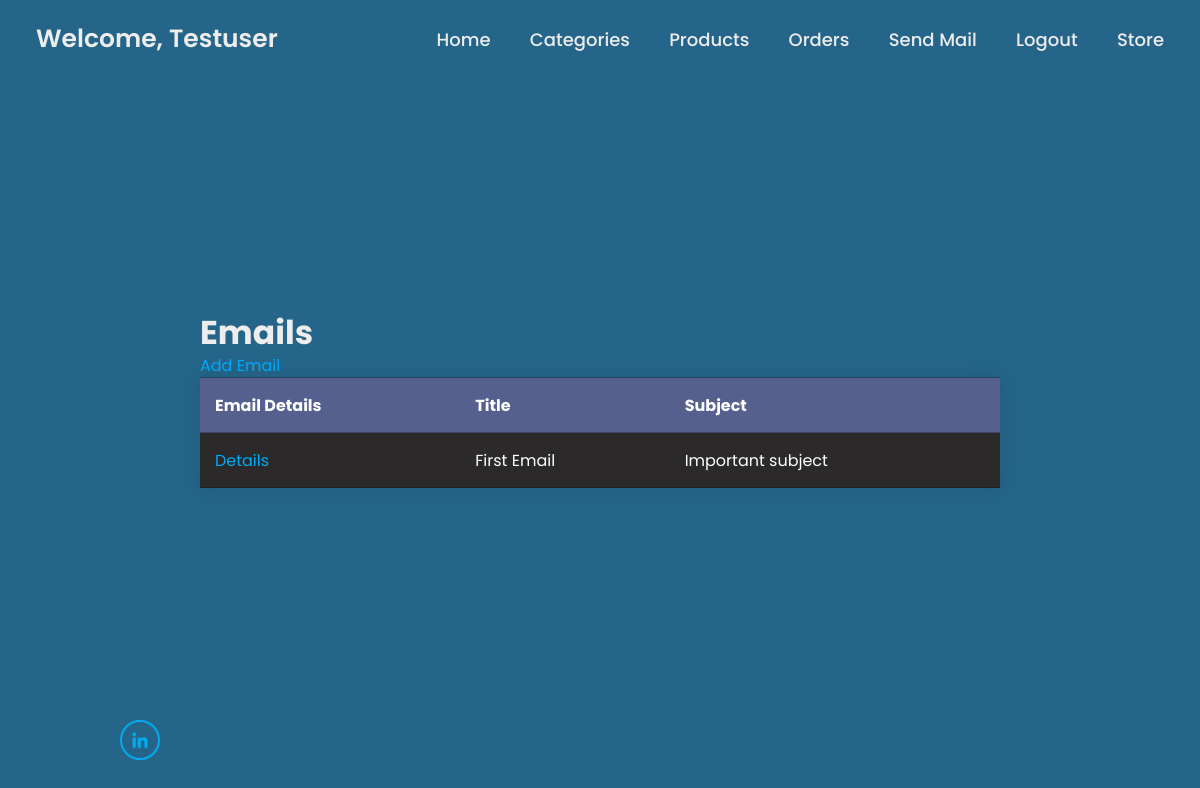
The page /emails/ (signed in) on the database its author committed.
### accounts/models.py (models this page shows, shortened)
class User(AbstractUser):
    email = models.EmailField(max_length=254, unique=True)
    username = models.CharField(max_length=150, blank=True, unique=False)
    profile_img = models.ImageField(null=True, blank=True, upload_to='images/', default='images/default/default.jpg')
    USERNAME_FIELD = 'email'
    EMAIL_FIELD = 'email'
    REQUIRED_FIELDS = []

### mail/models.py (models this page shows, shortened)
class Email(models.Model):
    BOOL_CHOICES = ((True, 'All USERS'), (False, 'SELECTED USERS'))
    title = models.CharField(max_length=150, null=True, blank=True, default='Title for Email')
    subject = models.CharField(max_length=150, null=True, blank=True, default='Store Subject')
    body = models.TextField(max_length='600', null=True, blank=True, default='Body message')
    message_sender = models.EmailField(max_length=254, null=True, blank=False, default='mystore@example.net')
    all_users = models.BooleanField(default=False, choices=BOOL_CHOICES, null=True, blank=True)
    message_recipients = models.TextField(max_length=300, null=True, blank=False, default='testuser@example.net')

### mail/views.py (the view)
# urls.py: path('', EmailListView.as_view(), name='email_list'),
class EmailListView(LoginRequiredMixin, UserPassesTestMixin, ListView):
    login_url = reverse_lazy('account_login')
    def test_func(self):
        return self.request.user.is_staff
    model = Email
    template_name = 'mail/emails_list.html'
    context_object_name = 'emails'

### mail/templates/mail/emails_list.html (shortened to what this page needs)
{% extends '_base.html' %}
{% load static %}
{% block content %}
{% if emails %}
<div class="container">
	<h1>Emails</h1>
	<div>
		<a href="{% url 'create_email' %}">Add Email</a>
	</div>
	<table>
		<thead>
			<tr>
                <th>Email Details</th>
				<th>Title</th>
				<th>Subject</th>
			</tr>
		</thead>
		<tbody>
            {% for email in emails %}
			<tr>
                <td><a href="{% url 'email_details' email.id %}">Details</a></td>
				<td>{{ email.title|truncatechars:50 }}</td>
				<td>{{ email.subject|truncatewords:15 }}</td>
			</tr>
            {% endfor %}
		</tbody>
	</table>
</div>
{% else %}
<h1>You have no emails set up:/</h1>
<a href="{% url 'create_email' %}">Add An Email</a>
{% endif %}
{% endblock content %}

### django_project/templates/_base.html (shortened to what this page needs)
{% load static %}
<!DOCTYPE html>
<html lang="en">
<head>
    <link rel="stylesheet" href="{% static 'css/style.css' %}">
    <link href='https://unpkg.com/boxicons@2.1.4/css/boxicons.min.css' rel='stylesheet'>
    <link rel="stylesheet" href="{% static 'css/main.css' %}">
</head>
<body>
    <header class="header">
        <a href="{% url 'account_signup' %}" class="logo"> {% if user.is_authenticated %}Welcome, {{ user.username|title }}{% else %}Please Create An Account.{% endif %}</a>
        {% block navbar %}
        <nav class="navbar">
            {% if user.is_authenticated %}
            <a href="{% url 'home' %}">Home</a>
            <a href="{% url 'category_list' %}">Categories</a>
            <a href="{% url 'products_list' %}">Products</a>
            <a href="{% url 'orders_incomplete_list' %}">Orders</a>
            <a href="{% url 'email_list' %}">Send Mail</a>
            <a href="{% url 'confirm_signout' %}">Logout</a>
            <a href="{% url 'storefront' %}">Store</a>
            {% else %}
            <a href="{% url 'home' %}">Home</a>
            <a href="{% url 'account_login' %}">Login</a>
            {% endif %}
        </nav>
        {% endblock navbar %}
    </header>
    <section class="home">
        <div class="home-content">
            {% block content %}{% endblock content %}
        </div>
        <div class="home-sci">
            <a target="_blank" href="https://www.linkedin.com/in/bennett-billings-529545238/"><i class='bx bxl-linkedin'></i></a>
        </div>
    </section>
</body>
</html>

### django_project/static/css/style.css (style rules this page uses)
* { margin: 0; padding: 0; box-sizing: border-box; font-family: 'Poppins', sans-serif; }
body { color: #256589; background-color: #256589; }
.header { position: fixed; top: 0; left: 0; width: 100%; padding: 20px 3%; display: flex; justify-content: space-between; align-items: center; z-index: 100; background-color: #256589; }
.logo { position: relative; font-size: 25px; color: #ededed; text-decoration: none; font-weight: 600; }
.logo::before { content: ''; position: absolute; top: 0; right: 0; width: 100%; height: 100%; background: #2C72A3; animation: showRight 1s ease forwards; animation-delay: .4s; }
.navbar a { font-size: 18px; color: #ededed; text-decoration: none; font-weight: 500; margin-left: 35px; transition: .3s; }
.home { height: 100vh; background: #256589; background-size: cover; background-position: center; display: flex; align-items: center; padding: 0 10%; color: #ededed; }
.home-content a { color: #00abf9; text-decoration: none; }
.home-content { max-width: 600px; }
.home-content h1 { position: relative; font-size: 33px; font-weight: 700; line-height: 1.2; }
.home-content h1::before { content: ''; position: absolute; top: 0; right: 0; width: 100%; height: 100%; background: #2C72A3; animation: showRight 1s ease forwards; animation-delay: 1s; }
.home-sci { position: absolute; bottom: 40px; width: 170px; display: flex; justify-content: space-between; }
.home-sci a { position: relative; display: inline-flex; justify-content: center; align-items: center; width: 40px; height: 40px; background: transparent; border: 2px solid #00abf0; border-radius: 50%; font-size: 20px; color: #00abf0; text-decoration: none; z-index: 1; overflow: hidden; transition: .5s; }
.home-sci a::before { content: ''; position: absolute; top: 0; left: 0; width: 0; height: 100%; background: #1E5574; z-index: -1; transition: .5s; }

### django_project/static/css/main.css (style rules this page uses)
.container { position: absolute; top: 50%; left: 50%; transform: translate(-50%, -50%); flex-direction: column; display: flex; max-height: 60%; }
.container a { color: #00abf9; }
table { width: 800px; border-collapse: collapse; overflow: hidden; box-shadow: 0 0 20px rgba(0,0,0,0.1); background-color: black; }
table a { color: rgb(45, 171, 254); }
th, td { padding: 15px; background-color: rgba(255,255,255,0.2); color: #fff; }
th { text-align: left; }
tbody tr:nth-child(odd) td { background-color: rgb(43, 41, 41); }
:root { --glow-color: hsl(186 100% 69%); }
*, *::before, *::after { box-sizing: border-box; }

### rows shown on the page
User: username "Testuser"
Email: title "First Email", subject "Important subject"
